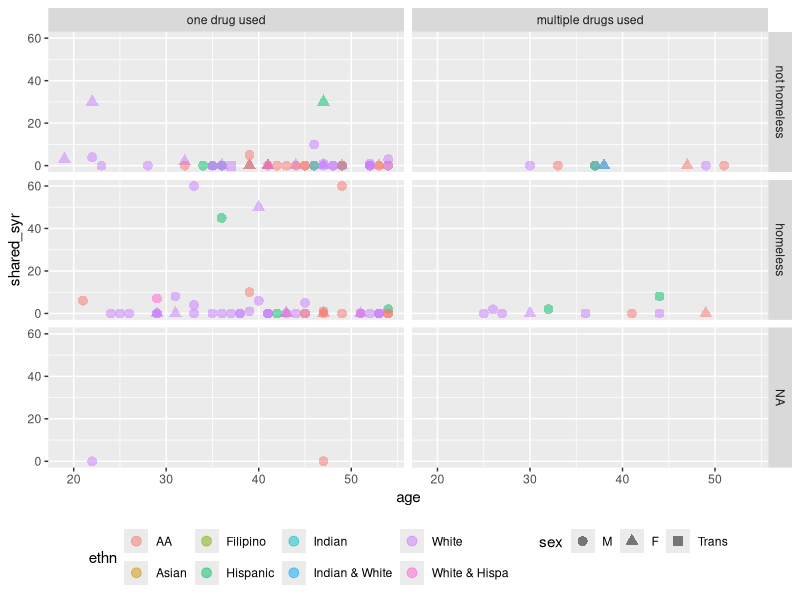
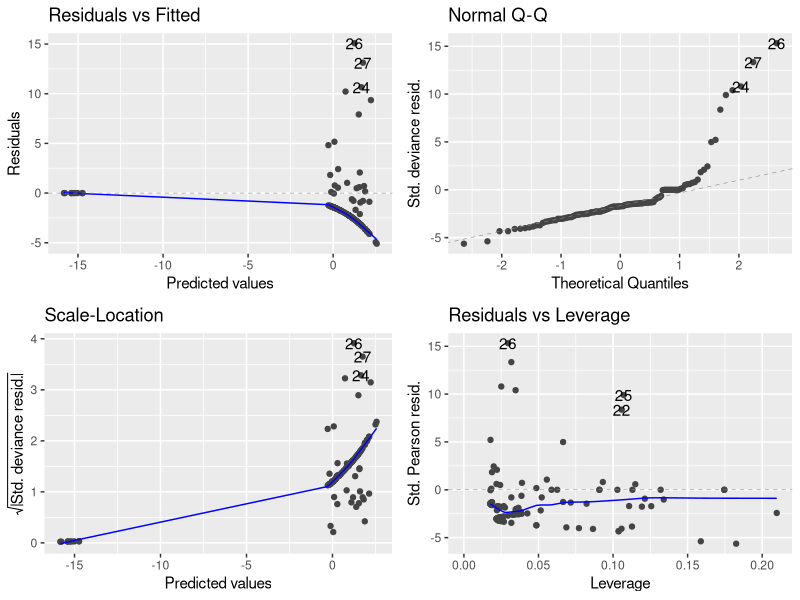

Here is the R script that generated these plots, in order:
## ---- chunk 1
#| tbl-cap: "Needle-sharing data"
#| label: tbl-needle-data
library(tidyverse)
library(haven)
needles = read_dta("inst/extdata/needle_sharing.dta") |> 
  as_tibble() |> 
  mutate(polydrug = 
           ifelse(polydrug, "multiple drugs used", "one drug used") |> 
           factor() |> 
           relevel(ref = "one drug used"),
         homeless = ifelse(homeless, "homeless", "not homeless") |> 
           factor() |> relevel(ref = "not homeless")) |> 
  mutate(sex = factor(sex) |> relevel(ref = "M"))
needles
## ---- chunk 2
#| fig-cap: "Rates of needle sharing"
#| label: fig-needles
library(ggplot2)

needles |> 
  ggplot(
    aes(
      x = age,
      y = shared_syr,
      shape = sex,
      col = ethn
    )
  ) + 
  geom_point(
    size = 3, 
    alpha = .5) +
  facet_grid(
    cols = vars(polydrug), 
    rows = vars(homeless)) +
  theme(legend.position = "bottom")
## ---- chunk 3
needles |> 
  dplyr::select(sex, homeless, polydrug) |> 
  summary()
## ---- chunk 4

needles = needles |> filter(sex != "Trans")

## ---- chunk 5
#| include: false
#| label: needles-pois-model-vittinghoff
glm0 = glm(
  data = needles,
  family = stats::poisson,
  formula = shared_syr ~ homeless
)
## ---- chunk 6
#| tbl-cap: "Poisson model for needle-sharing data"
#| label: tbl-needles-pois
glm1 = glm(
  data = needles,
  family = stats::poisson,
  shared_syr ~ age + sex + homeless*polydrug
)

library(parameters)
glm1 |> parameters(exponentiate = TRUE) |> 
  print_md()
## ---- chunk 7
#| tbl-cap: "Diagnostics for Poisson model"
#| label: tbl-pois-model-diagnostics
library(ggfortify)
autoplot(glm1)
## ---- chunk 8
#| tbl-cap: "Negative binomial model for needle-sharing data"
#| label: tbl-needles-nb
library(MASS) #need this for glm.nb()
glm1.nb = glm.nb(
  data = needles,
  shared_syr ~ age + sex + homeless*polydrug
)
summary(glm1.nb)
## ---- chunk 9
#| tbl-cap: "Poisson versus Negative Binomial Regression coefficient estimates"
#| label: tbl-compare-poisson-nb
tibble(name = names(coef(glm1)), poisson = coef(glm1), nb = coef(glm1.nb))
## ---- chunk 10
#| tbl-cap: "Zero-inflated poisson model"
#| label: tbl-zeroinf-poisson
library(glmmTMB)
zinf_fit1 = glmmTMB(
  family = "poisson",
  data  = needles,
  formula = shared_syr ~ age + sex + homeless*polydrug,
  ziformula = ~ age + sex + homeless + polydrug # fit won't converge with interaction
)

zinf_fit1 |> 
  parameters(exponentiate = TRUE) |> 
  print_md()

## ---- chunk 11
#| tbl-cap: "Zero-inflated negative binomial model"
#| label: tbl-zeroinf-nb
library(glmmTMB)
zinf_fit1 = glmmTMB(
  family = nbinom2,
  data  = needles,
  formula = shared_syr ~ age + sex + homeless*polydrug,
  ziformula = ~ age + sex + homeless + polydrug # fit won't converge with interaction
)

zinf_fit1 |> 
  parameters(exponentiate = TRUE) |> 
  print_md()
